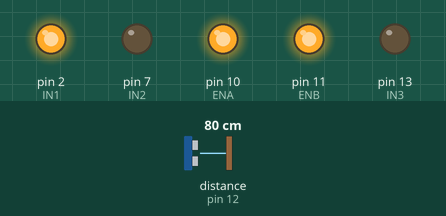
Simulated run of this sketch. Board: Arduino Uno, built with avr-gcc and run on an emulated ATmega328P. On the bench: output pins drawn as LEDs (lit = HIGH). Wiring (inferred from the names in the program): ultrasonic range finder: trigger pin 4; echo pin 12. The test bench sets the inputs (shaded band); at power-on: distance to the obstacle (sensor on pin 12) 80 cm. The echo pulse lasts 58.3 µs per cm; pins used as bus, display or sensor lines are not drawn.

Above: at 1.2 s.
1.3 s: distance to the obstacle (sensor on pin 12) set to 23 cm
2.8 s: distance to the obstacle (sensor on pin 12) set to 21 cm
At 3.4 s:
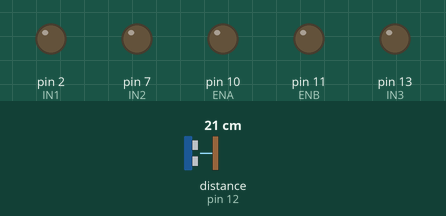
4.3 s: distance to the obstacle (sensor on pin 12) set to 2 cm
At 5.2 s:
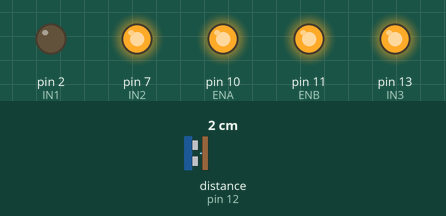
5.8 s: distance to the obstacle (sensor on pin 12) set to 18 cm
7.3 s: distance to the obstacle (sensor on pin 12) set to 20 cm
At 8.0 s:
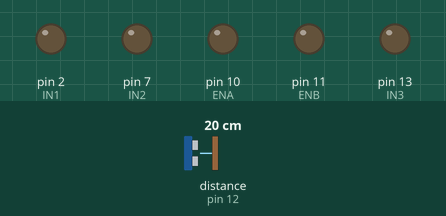
8.8 s: distance to the obstacle (sensor on pin 12) set to 4 cm
At 9.9 s:
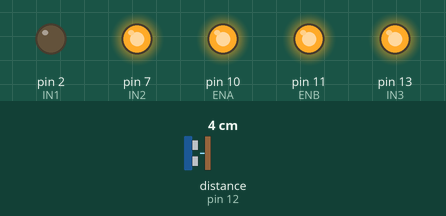
Timing chart, 0 to 11.3 s (numbered marks = the images above; inputs shaded):
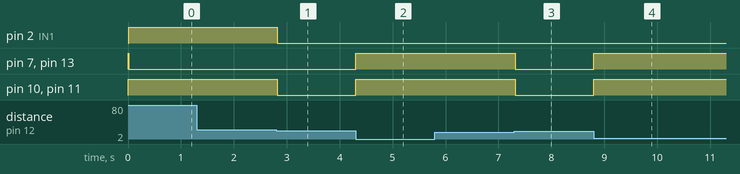

The sketch:

bang_bang_control.ino
```cpp
const int ENA = 10;
const int ENB = 11;
const int IN1 = 2;
const int IN2 = 7;
const int IN3 = 13;
const int IN4 = 1;
const int echo = 12;
const int trig = 4;
float distance = 0.0000;
float dist_array[] = {0.00, 0.00, 0.00, 0.00, 0.00, 0.00, 0.00, 0.00, 0.00, 0.00};
int SPEED = 255;

void setup() {
  // put your setup code here, to run once:
  Serial.begin(9600);
  pinMode(echo, INPUT);
  pinMode(trig, OUTPUT);
  pinMode(ENA, OUTPUT);
  pinMode(ENB, OUTPUT);
  pinMode(IN1, OUTPUT);
  pinMode(IN2, OUTPUT);
  pinMode(IN3, OUTPUT);
  pinMode(IN4, OUTPUT);

}

void loop() {
  // put your main code here, to run repeatedly:
  //distance = getDistance();
  for (int i=9; i>0; i--) {
    dist_array[i] = dist_array[i - 1];
    }
  dist_array[0] = getDistance();
  distance = 0.0000;
  for (int i=0; i<10; i++){
    distance = distance + dist_array[i];
    }
    distance = distance/10;

  if (distance > 21.0000){
    moveForward();
    }
  else if (distance < 19.0000){
    moveBackward();
    }
  else {
    Stop();
    }
}

// functions defined

//function to get distaance
  float getDistance() {
  digitalWrite(trig, LOW);                                       //sets trig low first, for a fail-safe system
  delayMicroseconds(2);                                          //sets it low for 2 microsecond
  digitalWrite(trig, HIGH);                                      //sets trig high
  delayMicroseconds(10);                                         //sets the on time for the trig to 10 microseconds
  digitalWrite(trig, LOW);                                       //sets the trig of after which echo button starts listening

  float total_echo_time = pulseIn(echo, HIGH);                   // gets the  value of echo immediately trig is off
  float distance_measured = (0.017 * total_echo_time);         //gets the height measured by the sensor
  return distance_measured;
}

//function to move forward
void moveForward(){
  analogWrite(ENA, SPEED);
  analogWrite(ENB, SPEED);

  digitalWrite(IN1, HIGH);
  digitalWrite(IN2, LOW);

  digitalWrite(IN3, LOW);
  digitalWrite(IN4, HIGH);
}


//function to move backward
void moveBackward(){
  analogWrite(ENA, SPEED);
  analogWrite(ENB, SPEED);

  digitalWrite(IN1, LOW);
  digitalWrite(IN2, HIGH);

  digitalWrite(IN3, HIGH);
  digitalWrite(IN4, LOW);
}

//function to stop
void Stop(){
  analogWrite(ENA, 0);
  analogWrite(ENB, 0);

  digitalWrite(IN1, LOW);
  digitalWrite(IN2, LOW);

  digitalWrite(IN3, LOW);
  digitalWrite(IN4, LOW);

  }


//float distance_1 = getDistance();
//float distance_2 = distance_1
//float distance_3 = distance_2
//float distance_4 = distance_3
//float distance_5 = distance_4
//float distance_6 = distance_5
//float distance_7 = distance_6
//float distance_8 = distance_7
//float distance_9 = distance_8
//float distance_10 = distance_9
//float distance = distance_10
```

Measured:
- the behaviour switches between 22 and 21 cm on distance to the obstacle (sensor on pin 12) (found by bisection; images 0 and 1)
- the behaviour switches between 19 and 20 cm on distance to the obstacle (sensor on pin 12) (found by bisection; images 2 and 3)
- after the input at 1.3 s, every drawn part: stays the same
- after the input at 2.8 s, pin 2 (IN1), pin 10 (ENA), pin 11 (ENB): HIGH → LOW at once
- after the input at 4.3 s, pin 7 (IN2), pin 10 (ENA), pin 11 (ENB), pin 13 (IN3): LOW → HIGH at once
- after the input at 5.8 s, every drawn part: stays the same
- after the input at 7.3 s, pin 7 (IN2), pin 10 (ENA), pin 11 (ENB), pin 13 (IN3): HIGH → LOW at once
- after the input at 8.8 s, pin 7 (IN2), pin 10 (ENA), pin 11 (ENB), pin 13 (IN3): LOW → HIGH at once
